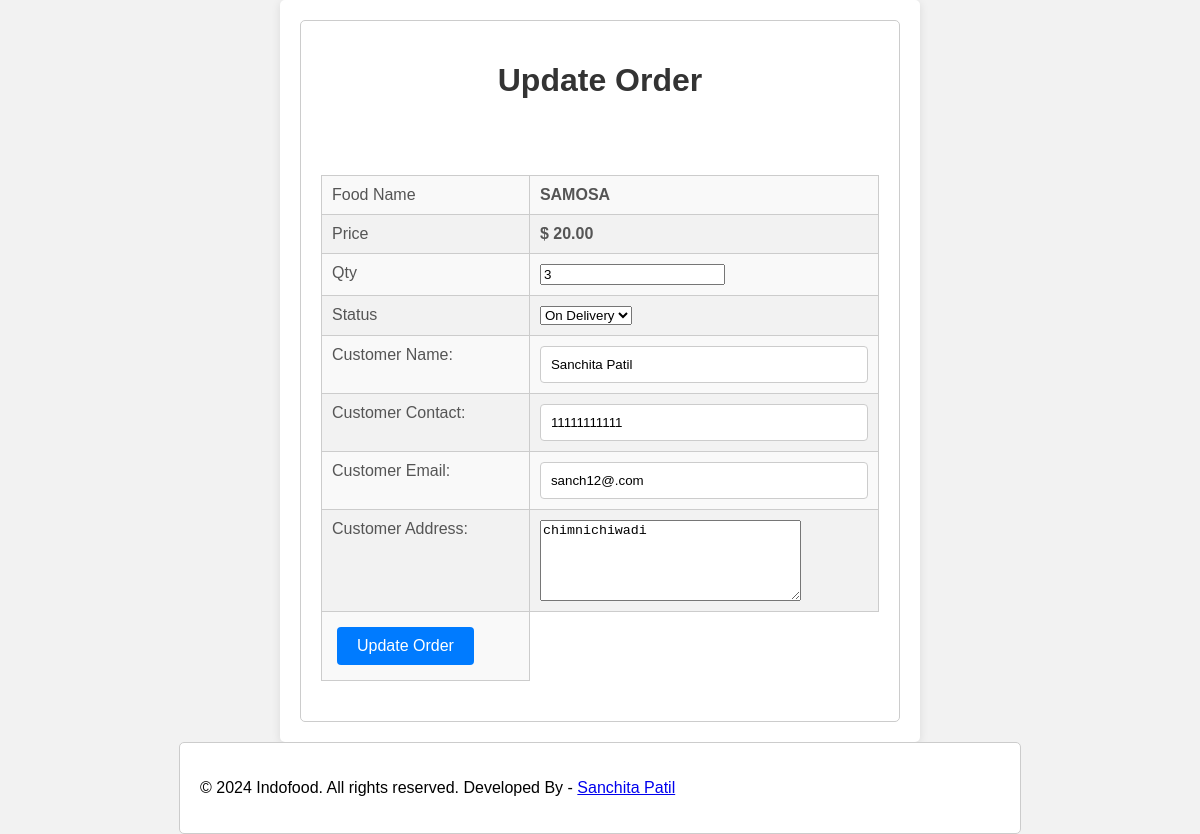
Screenshot of /update-order.php?id=1 with the database file from the repository.
### tables this page shows
CREATE TABLE `tbl_order` (
  `id` int(10) UNSIGNED NOT NULL,
  `food` varchar(150) NOT NULL,
  `price` decimal(10,2) NOT NULL,
  `qty` int(11) NOT NULL,
  `total` decimal(10,2) NOT NULL,
  `order_date` datetime NOT NULL,
  `status` varchar(50) NOT NULL,
  `customer_name` varchar(150) NOT NULL,
  `customer_contact` varchar(20) NOT NULL,
  `customer_email` varchar(150) NOT NULL,
  `customer_address` varchar(255) NOT NULL
);

### update-order.php (the view, shortened to what this page needs)
<?php
include('constants.php');
 ?>
 <link rel="stylesheet" type="text/css" href="all.css">
<div class="main-content">
    <div class="wrapper">
        <h1>Update Order</h1>
        <br><br>
        <?php
            if(isset($_GET['id']))
            {
                $id=$_GET['id'];
                $sql = "SELECT * FROM tbl_order WHERE id=$id";
                $res = mysqli_query($conn, $sql);
                $count = mysqli_num_rows($res);
                if($count==1)
                {
                    $row=mysqli_fetch_assoc($res);
                    $food = $row['food'];
                    $price = $row['price'];
                    $qty = $row['qty'];
                    $status = $row['status'];
                    $customer_name = $row['customer_name'];
                    $customer_contact = $row['customer_contact'];
                    $customer_email = $row['customer_email'];
                    $customer_address= $row['customer_address'];
                }
                else
                {
                    header('location:'.SITEURL.'manage-order.php');
                }
            }
            else
            {
                header('location:'.SITEURL.'manage-order.php');
            }
        ?>
        <form action="" method="POST">
            <table class="tbl-30">
                <tr>
                    <td>Food Name</td>
                    <td><b> <?php echo $food; ?> </b></td>
                </tr>
                <tr>
                    <td>Price</td>
                    <td>
                        <b> $ <?php echo $price; ?></b>
                    </td>
                </tr>
                <tr>
                    <td>Qty</td>
                    <td>
                        <input type="number" name="qty" value="<?php echo $qty; ?>">
                    </td>
                </tr>
                <tr>
                    <td>Status</td>
                    <td>
                        <select name="status">
                            <option <?php if($status=="On Delivery"){echo "selected";} ?> value="On Delivery">On Delivery</option>
                        </select>
                    </td>
                </tr>
                <tr>
                    <td>Customer Name: </td>
                    <td>
                        <input type="text" name="customer_name" value="<?php echo $customer_name; ?>">
                    </td>
                </tr>
                <tr>
                    <td>Customer Contact: </td>
                    <td>
                        <input type="text" name="customer_contact" value="<?php echo $customer_contact; ?>">
                    </td>
                </tr>
                <tr>
                    <td>Customer Email: </td>
                    <td>
                        <input type="text" name="customer_email" value="<?php echo $customer_email; ?>">
                    </td>
                </tr>
                <tr>
                    <td>Customer Address: </td>
                    <td>
                        <textarea name="customer_address" cols="30" rows="5"><?php echo $customer_address; ?></textarea>
                    </td>
                </tr>
                <tr>
                    <td clospan="2">
                        <input type="submit" name="submit" value="Update Order" class="btn-secondary">
                    </td>
                </tr>
            </table>
        </form>
    </div>
</div>
<?php include('footer.php'); ?>

### all.css (style rules this page uses)
h1, h2 { color: #333; }
table { width: 100%; border-collapse: collapse; margin-bottom: 20px; }
th, td { border: 1px solid #ccc; padding: 10px; text-align: left; }
.main-content { width: 80%; margin: auto; padding: 20px; background-color: white; border-radius: 8px; box-shadow: 0 0 10px rgba(0, 0, 0, 0.1); }
.wrapper { padding: 20px; }
h1 { text-align: center; color: #333; margin-bottom: 20px; }
.tbl-30 { width: 100%; margin: 20px 0; border-collapse: collapse; }
.tbl-30 tr { background-color: #f9f9f9; }
.tbl-30 tr:nth-child(even) { background-color: #f2f2f2; }
.tbl-30 td { padding: 10px; color: #555; }
input[type="text"], input[type="file"] { width: 100%; padding: 8px; border: 1px solid #ccc; border-radius: 4px; }
.btn-secondary { background-color: #4CAF50; color: white; padding: 10px 15px; border: none; border-radius: 4px; cursor: pointer; font-size: 16px; }
.main-content { margin: 20px; }
.btn-primary, .btn-secondary, .btn-danger { padding: 5px 10px; text-decoration: none; border-radius: 5px; color: white; }
.btn-secondary { background-color: #008CBA; }
.main-content { margin: 20px auto; padding: 20px; background: #fff; box-shadow: 0 0 10px rgba(0, 0, 0, 0.1); border-radius: 8px; }
.wrapper { max-width: 1200px; margin: 0 auto; }
h1 { text-align: center; color: #333; }
.btn-primary, .btn-secondary, .btn-danger { padding: 10px 15px; border-radius: 5px; color: white; text-decoration: none; margin: 5px; }
.main-content { padding: 20px; background-color: #f9f9f9; border-radius: 5px; }
.wrapper { max-width: 800px; margin: 0 auto; padding: 20px; border: 1px solid #ccc; border-radius: 5px; background-color: #ffffff; }
.tbl-30 { width: 100%; margin: 20px 0; }
.tbl-30 td { padding: 10px; }
.btn-secondary { background-color: #007bff; color: #fff; border: none; padding: 10px 15px; border-radius: 5px; cursor: pointer; }
.main-content { max-width: 600px; margin: auto; background: #fff; padding: 20px; border-radius: 5px; box-shadow: 0 2px 10px rgba(0, 0, 0, 0.1); }
.wrapper { margin: 0 auto; }
.tbl-30 td { padding: 10px; vertical-align: top; }
.tbl-30 input[type="text"] { width: 100%; padding: 10px; border: 1px solid #ccc; border-radius: 4px; box-sizing: border-box; }
.btn-secondary { background-color: #007bff; color: white; border: none; padding: 10px 20px; border-radius: 4px; cursor: pointer; }

### rows the page displays
tbl_order: food "SAMOSA", price "20.00", qty "3", status "On Delivery", customer_name "Sanchita Patil", customer_contact "11111111111", customer_email "sanch12@.com", customer_address "chimnichiwadi"
